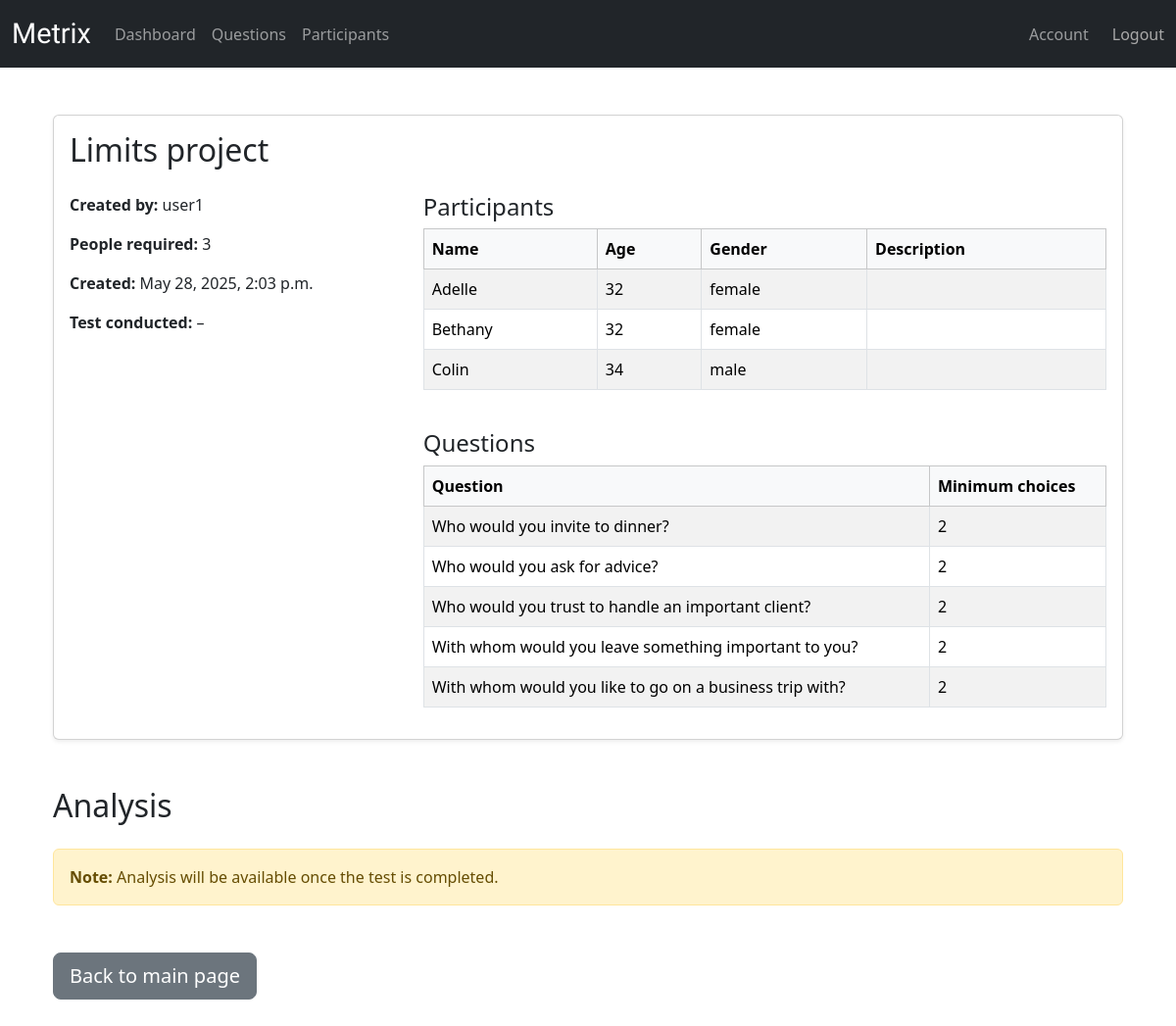
The page /research/11/ (signed in) on the database its author committed.
### metrix/models.py (models this page shows, shortened)
class Research(models.Model):
    research_id = models.AutoField(primary_key=True)
    owner = models.ForeignKey(settings.AUTH_USER_MODEL, on_delete=models.CASCADE)
    name = models.CharField(max_length=255)
    person_count = models.PositiveIntegerField()
    question_count = models.PositiveIntegerField(default=1)
    created_at = models.DateTimeField(auto_now_add=True)
    updated_at = models.DateTimeField(auto_now=True)
    is_completed = models.BooleanField(default=False)

class CustomUser(AbstractUser):
    email = models.EmailField(unique=True)
    username = models.CharField(max_length=150, unique=True)
    USERNAME_FIELD = 'email'
    REQUIRED_FIELDS = ['username']

class Participant(models.Model):
    research = models.ForeignKey(Research, on_delete=models.CASCADE)
    participant_id = models.AutoField(primary_key=True)
    name = models.CharField(max_length=100)
    age = models.PositiveIntegerField()
    gender = models.CharField(max_length=10, choices=[('male', 'Male'), ('female', 'Female'), ('other', 'Other')])
    description = models.TextField(blank=True)

class ResearchQuestion(models.Model):
    research = models.ForeignKey(Research, on_delete=models.CASCADE)
    question = models.ForeignKey('Question', on_delete=models.CASCADE)
    choice_count = models.PositiveIntegerField()
    created_at = models.DateTimeField(auto_now_add=True)
    class Meta:
        unique_together = ('research', 'question')

class Question(models.Model):
    question_id = models.AutoField(primary_key=True)
    text = models.TextField(validators=[MaxLengthValidator(255)])
    created_at = models.DateTimeField(auto_now_add=True)

### metrix/views.py (the view)
# urls.py: path('research/<int:research_id>/', ResearchDetailView.as_view(), name='research-detail'),
class ResearchDetailView(LoginRequiredMixin, DetailView):
    model = Research
    template_name = 'metrix/research_detail.html'
    context_object_name = 'research'
    pk_url_kwarg = 'research_id'
    def get_context_data(self, **kwargs):
        context = super().get_context_data(**kwargs)
        research = self.get_object()
        participants = Participant.objects.filter(research=research)
        responses = Response.objects.filter(research=research).select_related('source', 'target', 'question')
        questions = ResearchQuestion.objects.filter(research=research).select_related('question')
        matrices = []
        for rq in questions:
            matrix = {
                'rq': rq,
                'question': rq.question,
                'data': []
            }
            for source in participants:
                row = []
                for target in participants:
                    match = responses.filter(question=rq.question, source=source, target=target).exists()
                    row.append(match)
                matrix['data'].append({'source': source.name, 'row': row})
            matrices.append(matrix)
        context['questions'] = list(questions)
        context['participants'] = participants
        context['matrices'] = matrices
        adjacency = defaultdict(set)
        for r in responses:
            adjacency[r.source].add(r.target)
        all_participants = list(participants)
        pairs, chains, stars, cliques = [], [], [], []
        for a in all_participants:
            for b in adjacency[a]:
                if a in adjacency[b] and a.pk < b.pk:
                    pairs.append((a, b))
        for a in all_participants:
            for b in adjacency[a]:
                if a not in adjacency[b]:
                    for c in adjacency[b]:
                        if b not in adjacency[c] and c != a:
                            chains.append((a, b, c))
        threshold = len(participants) // 2
        for p in all_participants:
            incoming = sum(1 for others in adjacency.values() if p in others)
            outgoing = len(adjacency[p])
            if incoming >= threshold and outgoing == 0:
                stars.append(p)
        for combo in combinations(all_participants, 3):
            a, b, c = combo
            if (b in adjacency[a] and c in adjacency[a] and
                    a in adjacency[b] and c in adjacency[b] and
                    a in adjacency[c] and b in adjacency[c]):
                cliques.append(combo)
        network = all(all(p2 in adjacency[p1] or p1 == p2 for p2 in all_participants) for p1 in all_participants)
        context['relations'] = {
            'pairs': pairs,
            'chains': chains,
            'stars': stars,
            'cliques': cliques,
            'network': network,
        }
        relations_by_question = {}
        group_metrics_by_question = {}
        individual_metrics_by_question = {}
        for rq in questions:
            question = rq.question
            q_responses = responses.filter(question=question)
            adjacency = defaultdict(set)
            incoming_count = defaultdict(int)
            for r in q_responses:
                adjacency[r.source].add(r.target)
                incoming_count[r.target] += 1
            all_participants = list(participants)
            mutual_count = 0
            unreciprocated_count = 0
            pairs = []
            for a in all_participants:
                for b in adjacency[a]:
                    if a in adjacency[b] and a.pk < b.pk:
                        pairs.append((a, b))
                        mutual_count += 1
            chains = []
            for a in all_participants:
                for b in adjacency[a]:
                    if a not in adjacency[b]:
                        for c in adjacency[b]:
                            if b not in adjacency[c] and c != a:
                                chains.append((a, b, c))
            stars = []
            incoming_counts = {p: 0 for p in all_participants}
            for voters in adjacency.values():
                for voted in voters:
                    incoming_counts[voted] += 1
            if incoming_counts:
                max_incoming = max(incoming_counts.values())
                stars = [p for p, count in incoming_counts.items() if count == max_incoming and max_incoming > 0]
            cliques = []
            for combo in combinations(all_participants, 3):
                a, b, c = combo
                if (b in adjacency[a] and c in adjacency[a] and
                        a in adjacency[b] and c in adjacency[b] and
                        a in adjacency[c] and b in adjacency[c]):
                    cliques.append(combo)
            network = all(all(p2 in adjacency[p1] or p1 == p2 for p2 in all_participants) for p1 in all_participants)
            relations_by_question[question.pk] = {
                'pairs': pairs,
                'chains': chains,
                'stars': stars,
                'cliques': cliques,
                'network': network,
            }
            required_choices = rq.choice_count or 1  # zabezpieczenie
            participant_count = len(participants)
            max_mutual_possible = (required_choices * participant_count) / 2
            cohesion = mutual_count / max_mutual_possible if max_mutual_possible else 0
            for a in all_participants:
                for b in adjacency[a]:
                    if a not in adjacency[b]:
                        unreciprocated_count += 1
            denominator_density = unreciprocated_count * (
                    1 - (required_choices / (participant_count - 1))) if participant_count > 1 else 0
            numerator_density = mutual_count * (
                    1 - (required_choices / (participant_count - 1))) if participant_count > 1 else 0
            if denominator_density > 0:
                density = numerator_density / denominator_density
            elif numerator_density > 0:
                density = float('inf')  # unreciprocated == 0, mutual > 0
            else:
                density = 0
            non_isolated = sum(1 for p in participants if incoming_count[p] > 0)
            isolated = participant_count - non_isolated
            isolation = (1 / isolated) if isolated > 0 else 0
            group_metrics_by_question[question.pk] = {
                'cohesion': round(cohesion, 2),
                'density': round(density, 2) if density != float('inf') else '∞',
                'isolation': round(isolation, 2)
            }
            individual_status = {}
            for p in participants:
                status = incoming_count[p] / (participant_count - 1) if participant_count > 1 else 0
                individual_status[p] = round(status, 2)
            individual_metrics_by_question[question.pk] = individual_status
        context['relations_by_question'] = relations_by_question
        context['group_metrics_by_question'] = group_metrics_by_question
        context['individual_metrics_by_question'] = individual_metrics_by_question
        return context

### metrix/templates/metrix/research_detail.html (shortened to what this page needs)
{% extends "metrix/base.html" %}
{% load custom_tags %}
{% load static %}
{% block content %}
<div class="container my-5">
  <div class="card mb-5 shadow-sm">
    <div class="card-body">
      <h2 class="card-title mb-4">{{ research.name }} project</h2>
      <div class="row">
        <div class="col-md-4">
          <p><strong>Created by:</strong> {{ research.owner.username }}</p>
          <p><strong>People required:</strong> {{ research.person_count }}</p>
          <p><strong>Created:</strong> {{ research.created_at }}</p>
            {% if research.is_completed %}
          <p><strong>Test conducted:</strong> {{ research.updated_at }}</p>
            {% else %}
            <p><strong>Test conducted:</strong> – </p>
            {% endif %}
        </div>
        <div class="col-md-8">
          <h4>Participants</h4>
          <div class="table-responsive mb-4">
            <table class="table table-striped table-bordered align-middle">
              <thead class="table-light">
                <tr>
                  <th>Name</th>
                  <th>Age</th>
                  <th>Gender</th>
                  <th>Description</th>
                </tr>
              </thead>
              <tbody>
                {% for p in participants %}
                  <tr>
                    <td>{{ p.name }}</td>
                    <td>{{ p.age }}</td>
                    <td>{{ p.gender }}</td>
                    <td>{{ p.description }}</td>
                  </tr>
                {% empty %}
                  <tr><td colspan="4" class="text-center">No participants.</td></tr>
                {% endfor %}
              </tbody>
            </table>
          </div>
          <h4>Questions</h4>
          <div class="table-responsive">
            <table class="table table-striped table-bordered align-middle">
              <thead class="table-light">
                <tr>
                  <th>Question</th>
                  <th>Minimum choices</th>
                </tr>
              </thead>
              <tbody>
                {% for q in questions %}
                  <tr>
                    <td>{{ q.question.text }}</td>
                    <td>{{ q.choice_count }}</td>
                  </tr>
                {% empty %}
                  <tr><td colspan="2" class="text-center">No questions assigned.</td></tr>
                {% endfor %}
              </tbody>
            </table>
          </div>
        </div>
      </div>
    </div>
  </div>
  <h2 class="mb-4">Analysis</h2>
{% if research.is_completed %}
  {% for matrix in matrices %}
  {% with rel=relations_by_question|get_item:matrix.question.pk group=group_metrics_by_question|get_item:matrix.question.pk individual=individual_metrics_by_question|get_item:matrix.question.pk %}
  <div class="card mb-5 shadow-sm">
    <div class="card-body">
      <h4 class="mb-3">{{ matrix.question.text }}</h4>
      <div class="row">
        <div class="col-md-6">
          <h5>Sociomatrix</h5>
          <div class="table-responsive">
            <table class="table table-bordered table-hover align-middle text-center">
              <thead class="table-light">
                <tr>
                  <th>From \ To</th>
                  {% for p in participants %}
                    <th>{{ p.name }}</th>
                  {% endfor %}
                </tr>
              </thead>
              <tbody>
                {% for row in matrix.data %}
                  <tr>
                    <th>{{ row.source }}</th>
                    {% for cell in row.row %}
                      <td class="{% if cell %}table-success fw-bold{% else %}text-muted{% endif %}">
                        {% if cell %}+{% else %}&nbsp;{% endif %}
                      </td>
                    {% endfor %}
                  </tr>
                {% endfor %}
              </tbody>
            </table>
          </div>
        </div>
        <div class="col-md-6">
          <div class="mb-3">
  <h5>Detected structures</h5>
  <div class="structures-list">
    <div class="mb-4">
      <p><strong>Mutual pairs ({{ rel.pairs|length }}):</strong></p>
      {% if rel.pairs %}
        <div class="structure-line">
          {% for a, b in rel.pairs %}
            <span class="structure-item">{{ a.name }} ↔ {{ b.name }}{% if not forloop.last %} |{% endif %}</span>
          {% endfor %}
        </div>
      {% else %}
        <p>No mutual pairs.</p>
      {% endif %}
    </div>
    <div class="mb-4">
      <p><strong>Chains ({{ rel.chains|length }}):</strong></p>
      {% if rel.chains %}
        {% regroup rel.chains by 0 as chains_by_starter %}
        <div class="structures-list">
          {% for group in chains_by_starter %}
            <div class="structure-line">
              {% for chain in group.list %}
                  <span class="structure-item">{{ chain.0.name }} → {{ chain.1.name }} → {{ chain.2.name }}{% if not forloop.last %} |{% endif %}</span>
                {% endfor %}
            </div>
          {% endfor %}
        </div>
      {% else %}
        <p>No chains.</p>
      {% endif %}
    </div>
    <div class="mb-4">
      <p><strong>Stars ({{ rel.stars|length }}):</strong></p>
      {% if rel.stars %}
        <div class="structure-line">
          {% for p in rel.stars %}
            <span class="structure-item">{{ p.name }}{% if not forloop.last %},{% endif %}</span>
          {% endfor %}
        </div>
      {% else %}
        <p>No stars.</p>
      {% endif %}
    </div>
    <div class="mb-4">
      <p><strong>Cliques ({{ rel.cliques|length }}):</strong></p>
      {% if rel.cliques %}
        <div class="structure-line">
          {% for a, b, c in rel.cliques %}
            <span class="structure-item">{{ a.name }}, {{ b.name }}, {{ c.name }}{% if not forloop.last %} ,{% endif %}</span>
          {% endfor %}
        </div>
      {% else %}
        <p>No cliques.</p>
      {% endif %}
    </div>
  </div>
  <p><strong>Network:</strong> {% if rel.network %}Full network detected.{% else %}Not complete.{% endif %}</p>
</div>
          <div class="mb-4">
            <h5>Group metrics</h5>
            <table class="table table-sm table-bordered">
              <tr><th>Cohesion</th><td>{{ group.cohesion }}</td></tr>
              <tr><th>Density</th><td>{{ group.density }}</td></tr>
              <tr><th>Isolation</th><td>{{ group.isolation }}</td></tr>
            </table>
          </div>
          <div>
            <h5>Individual positive status</h5>
            <div class="table-responsive">
              <table class="table table-bordered table-sm text-center individual-status-table">
                <thead class="table-light">
                  <tr>
                    {% for participant, score in individual.items %}
                      <th>{{ participant.name }}</th>
                    {% endfor %}
                  </tr>
                </thead>
                <tbody>
                  <tr>
                    {% for participant, score in individual.items %}
                      <td>{{ score }}</td>
                    {% endfor %}
                  </tr>
                </tbody>
              </table>
            </div>
          </div>
        </div>
      </div>
    </div>
  </div>
  {% endwith %}
  {% endfor %}
{% else %}
  <div class="alert alert-warning">
    <strong>Note:</strong> Analysis will be available once the test is completed.
  </div>
{% endif %}
  <div class="mt-5">
    <a href="{% url 'research' %}" class="btn btn-secondary btn-lg">Back to main page</a>
  </div>
</div>
{% endblock %}

### rows shown on the page
Research: name "Limits", owner.username "user1", person_count "3", created_at "May 28, 2025, 2:03 p.m."
Participant: name "Adelle", age "32", gender "female"
Participant: name "Bethany", age "32", gender "female"
Participant: name "Colin", age "34", gender "male"
ResearchQuestion: question.text "Who would you invite to dinner?", choice_count "2"
ResearchQuestion: question.text "Who would you ask for advice?", choice_count "2"
ResearchQuestion: question.text "Who would you trust to handle an important client?", choice_count "2"
ResearchQuestion: question.text "With whom would you leave something important to you?", choice_count "2"
ResearchQuestion: question.text "With whom would you like to go on a business trip with?", choice_count "2"
